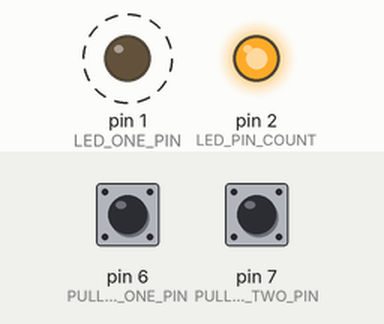
This sketch was run on a simulated Arduino Uno, built with avr-gcc and run on an emulated ATmega328P. Parts: output pins drawn as LEDs (lit = HIGH). Dashed ring = blinking. The test bench sets the inputs (shaded band); at power-on: pin 7 (PULL_DOWN_TWO_PIN) LOW, pin 6 (PULL_DOWN_ONE_PIN) LOW.

Above: at 1.2 s.
1.3 s: pin 7 (PULL_DOWN_TWO_PIN) pulled HIGH for 0.15 s
At 2.8 s:
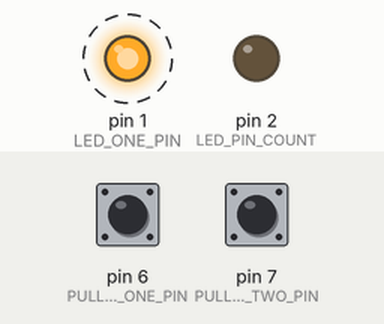
4.4 s: pin 6 (PULL_DOWN_ONE_PIN) pulled HIGH for 0.15 s
At 5.5 s:
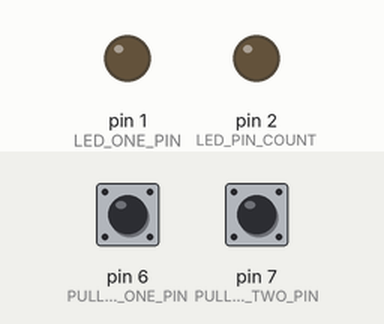
6.5 s: pin 6 (PULL_DOWN_ONE_PIN) pulled HIGH for 1 s
At 8.8 s:
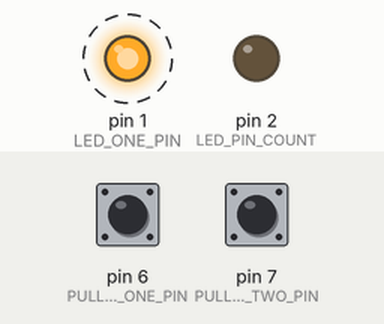
10.5 s: pin 7 (PULL_DOWN_TWO_PIN) pulled HIGH for 1 s
At 12.75 s:
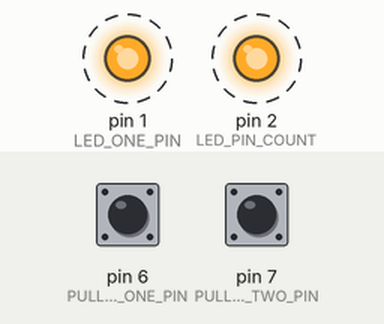
Timing chart, 0 to 15.0 s (numbered marks = the images above; inputs shaded):
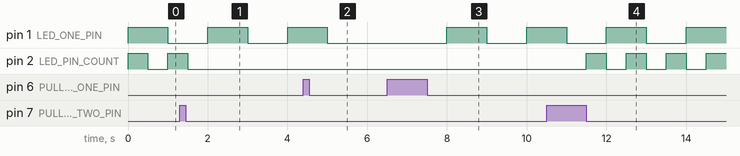

The sketch:

Lab1Part3.ino
```cpp
// Filename: Lab1Part3.ino
// Author: Stephen Ottaway
// Date: 06/25/2026
// Description: This file allows two initially blinking LEDs to be individually turned off by tactile switches.
// If a switch is pressed (not held), the LED turns off and stays off until the switch is pressed again, resulting in the blinking resuming.

// ============ Macros ============
#define LED_PIN_COUNT 2
#define LED_ONE_PIN 1
#define LED_TWO_PIN 2
#define LED_ONE_TOGGLE_TIME_MS 1000 // ms
#define LED_TWO_TOGGLE_TIME_MS 500 // ms
#define PULL_DOWN_ONE_PIN 6
#define PULL_DOWN_TWO_PIN 7
#define PULL_DOWN_PIN_ARRAY_OFFSET 6

// ============ Global Variables ============
int pull_down_pins[LED_PIN_COUNT] = {PULL_DOWN_ONE_PIN, PULL_DOWN_TWO_PIN};
int led_pins[LED_PIN_COUNT] = {LED_ONE_PIN, LED_TWO_PIN};
int led_toggle_times_ms[LED_PIN_COUNT] = {LED_ONE_TOGGLE_TIME_MS, LED_TWO_TOGGLE_TIME_MS};
bool buttons_pressed[LED_PIN_COUNT] = {false, false};
bool buttons_released[LED_PIN_COUNT] = {false, false};
bool led_blinking[LED_PIN_COUNT] = {true, true};
bool led_states[LED_PIN_COUNT] = {true, true};
int led_reference_times_ms[LED_PIN_COUNT] = {int(millis()), int(millis())};

// =========== Function Prototypes ===========
void check_if_button_pressed(int pull_down_pin);
void check_if_button_released(int pull_down_pin);
bool button_pressed_and_released(int pull_down_pin);
void drive_led_state(int pull_down_pin, int led_pin, int led_reference_time_ms, int led_toggle_time_ms, bool led_state);
void drive_leds(int pull_down_pins[], int led_pins[], int led_reference_times_ms[], int led_toggle_times_ms[], bool led_states[]);

// Name: check_if_button_pressed
// Description: This function checks if a button has been pressed and updates the buttons_pressed states array if so.
void check_if_button_pressed(int pull_down_pin) {
  if (digitalRead(pull_down_pins[pull_down_pin-PULL_DOWN_PIN_ARRAY_OFFSET]) == HIGH) {
    buttons_pressed[pull_down_pin-PULL_DOWN_PIN_ARRAY_OFFSET] = true;
  }
}

// Name: check_if_button_released
// Description: This function checks if a button has been released after it was pressed and updates the buttons_released states array if so.
void check_if_button_released(int pull_down_pin) {
  if (digitalRead(pull_down_pins[pull_down_pin-PULL_DOWN_PIN_ARRAY_OFFSET]) == LOW && buttons_pressed[pull_down_pin-PULL_DOWN_PIN_ARRAY_OFFSET] == true) {
    buttons_released[pull_down_pin-PULL_DOWN_PIN_ARRAY_OFFSET] = true;
  }
}

// Name: button_pressed_and_released
// Description: This function checks if a button has been pressed and subsequently released (the condition required to go from blinking -> off or vice-versa for a LED).
bool button_pressed_and_released(int pull_down_pin) {
  return buttons_pressed[pull_down_pin-PULL_DOWN_PIN_ARRAY_OFFSET] && buttons_released[pull_down_pin-PULL_DOWN_PIN_ARRAY_OFFSET];
}

// Name: drive_led_state
// Description: This function drives the state of an LED, either toggling (HIGH -> LOW or LOW -> HIGH) it's state or driving it LOW always based on a button press event.
void drive_led_state(int pull_down_pin, int led_pin, int led_reference_time_ms, int led_toggle_time_ms, bool led_state) {
  if (int(millis()) - led_reference_time_ms >= led_toggle_time_ms) {
    if (button_pressed_and_released(pull_down_pin)) {
      buttons_pressed[pull_down_pin-PULL_DOWN_PIN_ARRAY_OFFSET] = false;
      buttons_released[pull_down_pin-PULL_DOWN_PIN_ARRAY_OFFSET] = false;
      led_blinking[led_pin-1] = !led_blinking[led_pin-1];
    }
    if (led_blinking[led_pin-1]) {
      led_states[led_pin-1] = !led_states[led_pin-1];
    }
    else {
      led_states[led_pin-1] = false;
    }
    digitalWrite(led_pin, int(led_states[led_pin-1]));
    led_reference_times_ms[led_pin-1] = int(millis());
  }
}

// Name: blink_leds
// Description: This function calls the drive_led_state function for the two different LED and uses the button state (press and release) to set the LED state.
void drive_leds(int pull_down_pins[], int led_pins[], int led_reference_times_ms[], int led_toggle_times_ms[], bool led_states[]) {
  for (int i = 0; i < LED_PIN_COUNT; i++) {
    check_if_button_pressed(pull_down_pins[i]);
    check_if_button_released(pull_down_pins[i]);
    drive_led_state(pull_down_pins[i], led_pins[i], led_reference_times_ms[i], led_toggle_times_ms[i], led_states[i]);
  }
}

void setup() {
  for (int i = 0; i < LED_PIN_COUNT; i++) {
      pinMode(pull_down_pins[i], INPUT);
      pinMode(led_pins[i], OUTPUT);
      digitalWrite(led_pins[i], HIGH);
  }
}

void loop() {
  drive_leds(pull_down_pins, led_pins, led_reference_times_ms, led_toggle_times_ms, led_states);
}
```

Measured:
- after the input at 1.3 s, pin 2 (LED_PIN_COUNT): goes on until 1.5 s, then stays LOW
- after the input at 4.4 s, pin 1 (LED_ONE_PIN): goes on until 5.0 s, then stays LOW
- after the input at 6.5 s, pin 1 (LED_ONE_PIN): LOW → HIGH after 1.5 s, → LOW 1.0 s later, → HIGH 1.0 s later
- after the input at 10.5 s, pin 2 (LED_PIN_COUNT): alternates HIGH for 0.50 s and LOW for 0.50 s, starting after 1.0 s
